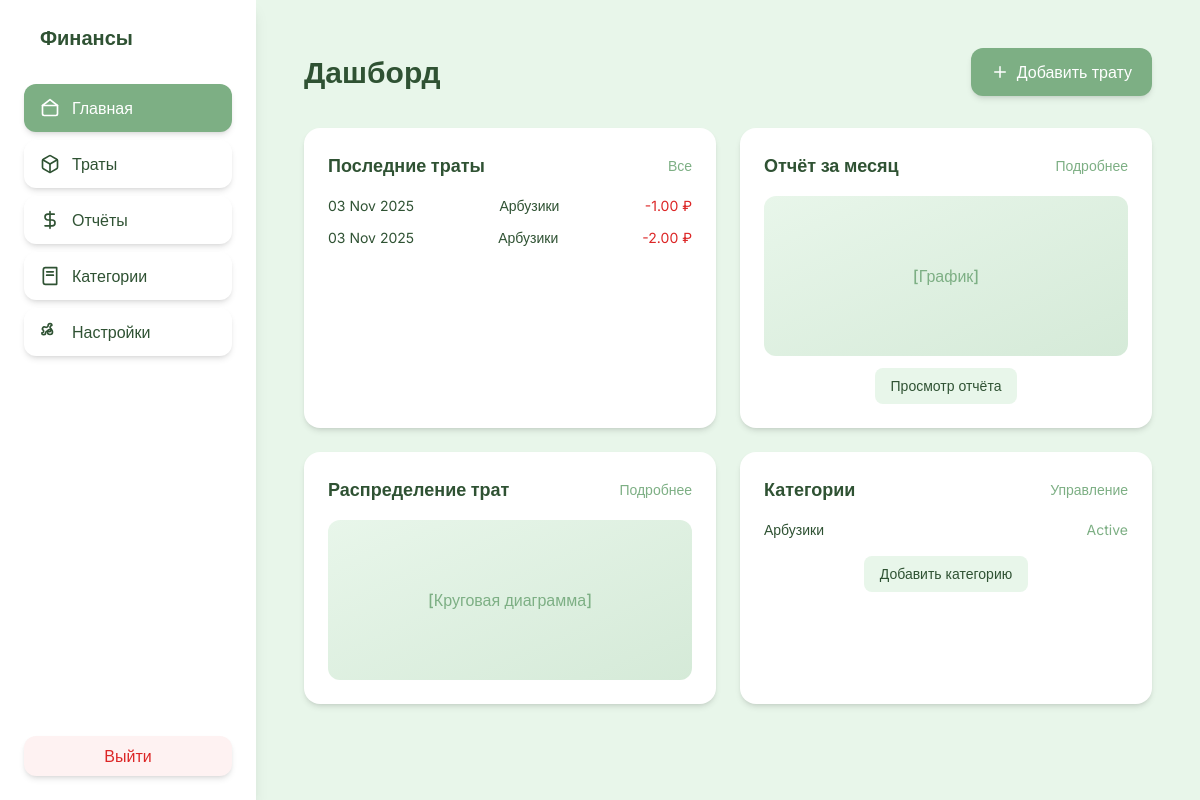
Page /dashboard/ (signed in) on the earlier database version.
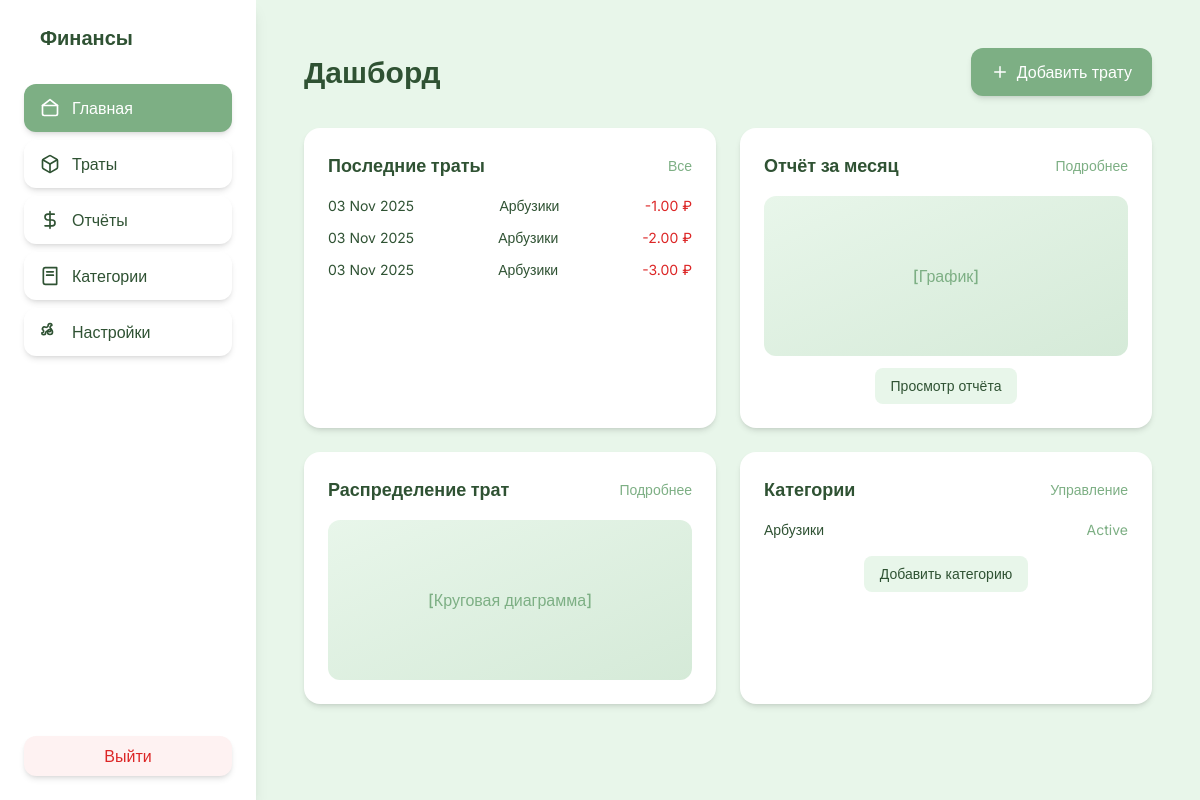
Same page on the later database version.
### app/models.py (models this page shows, shortened)
class Expense(models.Model):
    user = models.ForeignKey(User, on_delete=models.CASCADE)
    category = models.ForeignKey(
        Category, null=True, blank=True, on_delete=models.CASCADE
    )
    amount = models.DecimalField(max_digits=20, decimal_places=2)
    description = models.CharField(max_length=255, blank=True)
    date = models.DateField()
    class Meta:
        ordering = ["-date"]

class Category(models.Model):
    name = models.CharField(max_length=100, unique=True)
    icon = models.CharField(max_length=50, default="tag")
    user = models.ForeignKey(User, on_delete=models.CASCADE)
    class Meta:
        unique_together = ("user", "name")

### app/views.py (the view)
# urls.py: path("dashboard/", views.dashboard, name="dashboard"),
@login_required
def dashboard(request):
    recent_expenses = (
        Expense.objects.filter(user=request.user)
        .select_related("category")
        .order_by("-date")[:6]
    )
    user_categories = Category.objects.filter(user=request.user)
    context = {
        "recent_expenses": recent_expenses,
        "user_categories": user_categories,
    }
    return render(request, "app/dashboard.html", context)

### app/templates/app/dashboard.html (shortened to what this page needs)
{% extends 'app/base.html' %}
{% block content %}
<div class="max-w-7xl mx-auto p-4">
    <div class="flex justify-between items-center mb-8">
        <h1 class="text-3xl font-bold text-[#2F5233]">Дашборд</h1>
        <a href="{% url 'expenses' %}" class="flex items-center gap-2 px-5 py-3 bg-[#7DAF84] hover:bg-[#6A9A70] text-white rounded-xl font-medium transition shadow-md">
            <svg xmlns="http://www.w3.org/2000/svg" width="18" height="18" viewBox="0 0 24 24" fill="none" stroke="currentColor" stroke-width="2" stroke-linecap="round" stroke-linejoin="round">
                <path d="M12 5v14"/>
                <path d="M5 12h14"/>
            </svg>
            Добавить трату
        </a>
    </div>
    <div class="grid grid-cols-1 lg:grid-cols-2 gap-6">
        <div class="bg-white rounded-2xl shadow-md p-6">
            <div class="flex justify-between items-center mb-4">
                <h3 class="text-lg font-semibold text-[#2F5233]">Последние траты</h3>
                <a href="{% url 'expenses' %}" class="text-sm text-[#7DAF84] hover:underline">Все</a>
            </div>
            <div class="space-y-3 text-sm text-[#2F5233]">
                {% for expense in recent_expenses %}
                <div class="flex justify-between">
                    <span>{{ expense.date|date:"d M Y" }}</span>
                    <span class="font-medium">{{ expense.category.name }}</span>
                    <span class="text-red-600">-{{ expense.amount|floatformat:2 }} ₽</span>
                </div>
                {% empty %}
                <p class="text-[#999] text-center py-2">Пока нет трат</p>
                {% endfor %}
            </div>
        </div>
        <div class="bg-white rounded-2xl shadow-md p-6">
            <div class="flex justify-between items-center mb-4">
                <h3 class="text-lg font-semibold text-[#2F5233]">Отчёт за месяц</h3>
                <a href="{% url 'reports' %}" class="text-sm text-[#7DAF84] hover:underline">Подробнее</a>
            </div>
            <div class="h-40 bg-gradient-to-br from-[#E8F6EA] to-[#D5EAD8] rounded-xl flex items-center justify-center text-[#7DAF84] font-medium">
                [График]
            </div>
            <div class="mt-3 text-center">
                <a href="{% url 'reports' %}" class="text-sm px-4 py-2 bg-[#E8F6EA] hover:bg-[#D5EAD8] text-[#2F5233] rounded-lg transition inline-block">
                    Просмотр отчёта
                </a>
            </div>
        </div>
        <div class="bg-white rounded-2xl shadow-md p-6">
            <div class="flex justify-between items-center mb-4">
                <h3 class="text-lg font-semibold text-[#2F5233]">Распределение трат</h3>
                <a href="{% url 'reports' %}" class="text-sm text-[#7DAF84] hover:underline">Подробнее</a>
            </div>
            <div class="h-40 bg-gradient-to-br from-[#E8F6EA] to-[#D5EAD8] rounded-xl flex items-center justify-center text-[#7DAF84] font-medium">
                [Круговая диаграмма]
            </div>
        </div>
        <div class="bg-white rounded-2xl shadow-md p-6">
            <div class="flex justify-between items-center mb-4">
                <h3 class="text-lg font-semibold text-[#2F5233]">Категории</h3>
                <a href="{% url 'categories' %}" class="text-sm text-[#7DAF84] hover:underline">Управление</a>
            </div>
            <ul class="space-y-2 text-sm text-[#2F5233]">
                {% for cat in user_categories %}
                <li class="flex justify-between">
                    <span>{{ cat.name }}</span>
                    <span class="text-[#7DAF84]">Active</span>
                </li>
                {% empty %}
                <li class="text-[#999] text-center py-2">Нет категорий</li>
                {% endfor %}
            </ul>
            <div class="mt-4 text-center">
                <a href="{% url 'expenses' %}" class="text-sm px-4 py-2 bg-[#E8F6EA] hover:bg-[#D5EAD8] text-[#2F5233] rounded-lg transition inline-block">
                    Добавить категорию
                </a>
            </div>
        </div>
    </div>
</div>
{% endblock content %}

Differences in the rows shown:
added Expense: date "03 Nov 2025", category.name "Арбузики", amount "3.00"
